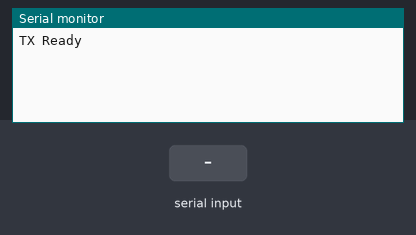
The sketch below on a simulated Arduino Uno, built with avr-gcc and run on an emulated ATmega328P. Parts: the last lines printed to the serial monitor. Inputs (shaded band) come from the test bench. No radio packets arrive unless stated.

Above: at 1.2 s.
1.3 s: "F" received over Serial
At 2.3 s:
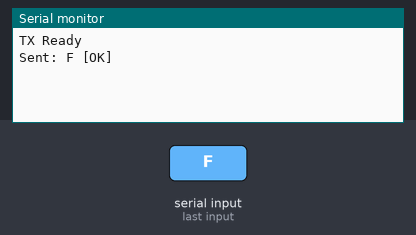
2.8 s: "B" received over Serial
At 3.4 s:
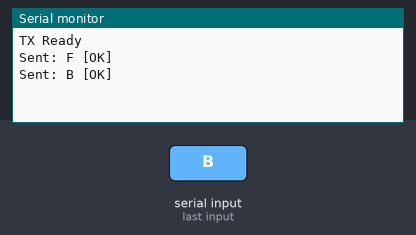
4.3 s: "L" received over Serial
At 5.5 s:
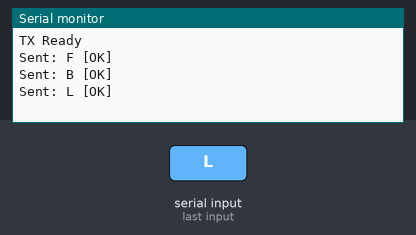
5.8 s: "R" received over Serial
At 6.9 s:
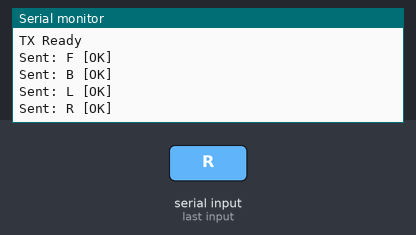
7.3 s: "S" received over Serial
At 8.0 s:
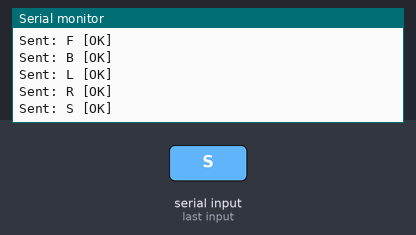

The sketch:

sketch_transmitter.ino
```cpp
#include <SPI.h>
#include <RF24.h>

RF24 radio(9, 8);  // CE=D9, CSN=D8
const byte address[6] = "00001";

void setup() {
  Serial.begin(9600);

  if (!radio.begin()) {
    Serial.println("nRF24 not responding! Check wiring.");
    while (1) {}  // Halt until wiring is fixed
  }

  radio.setChannel(108);           // Fixed: above WiFi range
  radio.openWritingPipe(address);
  radio.setPALevel(RF24_PA_LOW);   // Fixed: matched with RX
  radio.setDataRate(RF24_250KBPS); // Fixed: better range/stability
  radio.stopListening();
  Serial.println("TX Ready");
}

void loop() {
  if (Serial.available() > 0) {
    char cmd = Serial.read();

    if (cmd == 'F' || cmd == 'B' || cmd == 'L' || cmd == 'R' || cmd == 'S') {
      char payload[2];
      payload[0] = cmd;
      payload[1] = '\0';

      bool ok = radio.write(&payload, sizeof(payload));  // Fixed: check if send succeeded
      Serial.print("Sent: ");
      Serial.print(cmd);
      Serial.println(ok ? " [OK]" : " [FAILED]");       // Fixed: shows if TX failed
    }
  }
}
```

Measured:
- after the input at 1.3 s, the serial monitor: prints a new line at once (image 1)
- after the input at 2.8 s, the serial monitor: prints a new line at once (image 2)
- after the input at 4.3 s, the serial monitor: prints a new line at once (image 3)
- after the input at 5.8 s, the serial monitor: prints a new line at once (image 4)
- after the input at 7.3 s, the serial monitor: prints a new line at once (image 5)
